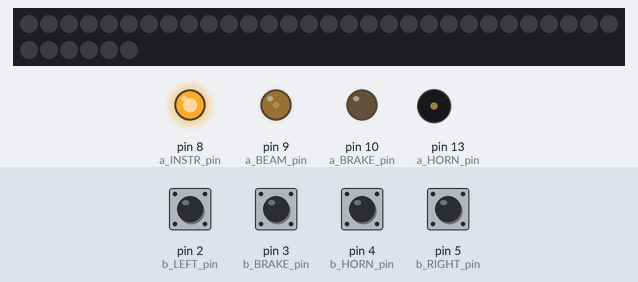
This sketch was run on a simulated Arduino Uno, built with avr-gcc and run on an emulated ATmega328P. Parts: 36 RGB LEDs in strip order, left to right, continuing on the next row, output pins drawn as LEDs (lit = HIGH), buzzer (waves = sounding, pin HIGH). Inputs (shaded band) come from the test bench; at power-on: pin 2 (b_LEFT_pin), pin 3 (b_BRAKE_pin), pin 4 (b_HORN_pin), pin 5 (b_RIGHT_pin) HIGH.

Above: at 1.2 s.
1.3 s: pin 3 (b_BRAKE_pin) pulled LOW for 0.15 s
At 2.7 s:
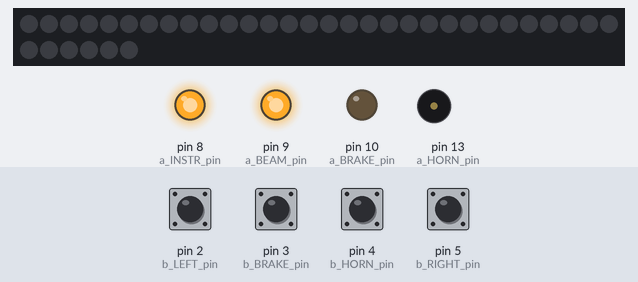
3.0 s: pin 4 (b_HORN_pin) pulled LOW for 0.15 s
At 3.07 s:
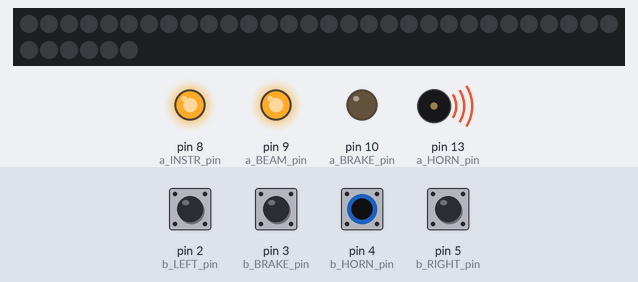
4.6 s: pin 3 (b_BRAKE_pin) pulled LOW for 1 s
At 6.5 s:
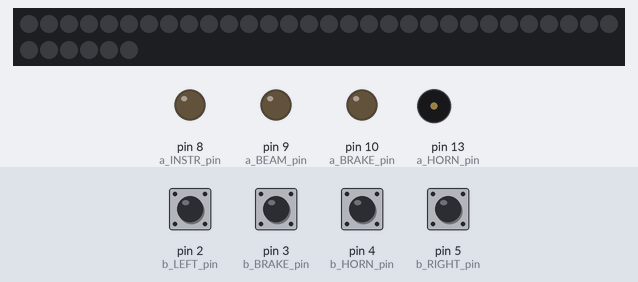
7.1 s: pin 4 (b_HORN_pin) pulled LOW for 1 s
At 7.6 s:
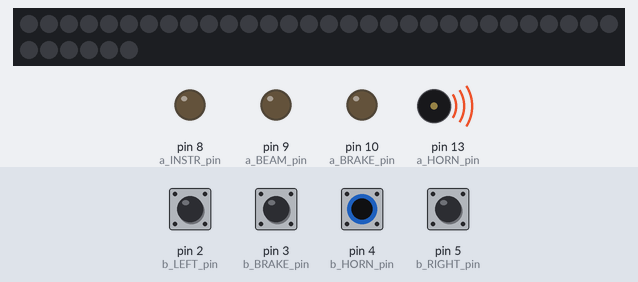
9.6 s: pin 3 (b_BRAKE_pin) pulled LOW for 1 s
At 10.4 s:
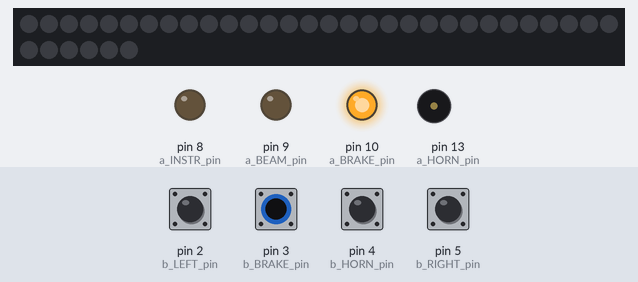
11.2 s: pin 4 (b_HORN_pin) pulled LOW for 0.15 s
At 12.6 s:
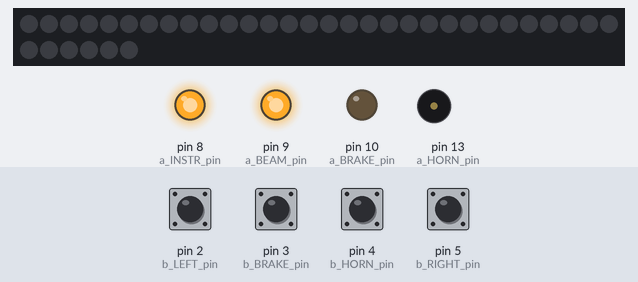
Timing chart, 0 to 13.8 s (numbered marks = the images above; inputs shaded):
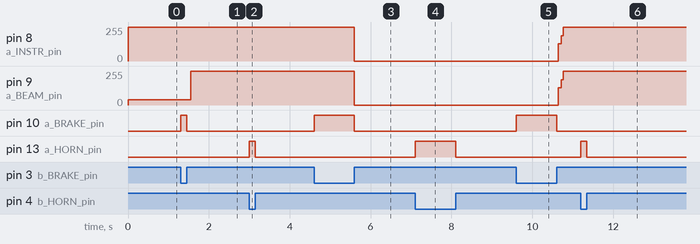

The sketch:

Centrale-moto_old.ino
```cpp
#include <ClickButton.h>
#include <NeoPixelBus.h>
#include <NeoPixelAnimator.h>


// Either COMMODOS or CLICKBUTTONS
//#define MODE COMMODOS

// Either NEOPIXELS or BULBS
#define NEOPIXELS 1

// Adresses of animations indexes (also serves as calling index within DrawTailPixels method)
#define FRONTLEFT 0
#define FRONTRIGHT 1
#define REARLEFT 2
#define REARRIGHT 3
#define TAIL 4

char buf [64];


#pragma region HORN
// ++++++++++++++COMMANDES++++++++++
//---HORN-----
const uint16_t b_HORN_pin = 4;
byte b_HORN_read;

// ++++++++++++++FONCTIONS++++++++++
// -none-

// ++++++++++++++ACTUATORS++++++++++
//---HORN-----
const uint16_t a_HORN_pin = 13;
byte a_HORN_do;
#pragma endregion

#pragma region INSTRUMENTLIGHT
// ++++++++++++++COMMANDES++++++++++
// -none-

// ++++++++++++++FONCTIONS++++++++++
// -none-

// ++++++++++++++ACTUATORS++++++++++
//---INSTR-----
const uint16_t a_INSTR_pin = 8;
byte a_INSTR_do;

#pragma endregion

#pragma region FRONTBEAM
// ++++++++++++++COMMANDES++++++++++
//---BEAM-----
const uint16_t b_BEAM_pin = 3;
ClickButton b_BEAM_cB(b_BEAM_pin, LOW, CLICKBTN_PULLUP);

// ++++++++++++++FONCTIONS++++++++++
//---BEAM---
byte f_BEAM_ON;
byte f_BEAM_HB;

// ++++++++++++++ACTUATORS++++++++++
//---BEAM-----
const uint16_t a_BEAM_pin = 9;
int a_BEAM_do;                // 'int' coz' do is analog
#pragma endregion

#pragma region TAILLIGHT
// ++++++++++++++COMMANDES++++++++++
//---TAIL-----
// const uint16_t a_INSTR_pin = 6;
// byte a_INSTR_do;
//---BRAKE-----
const uint16_t b_BRAKE_pin = 3;
byte b_BRAKE_read;

// ++++++++++++++FONCTIONS++++++++++
// -none-

// ++++++++++++++ACTUATORS++++++++++
//---BRAKE-----
const uint16_t a_BRAKE_pin = 10;
byte a_BRAKE_do;

#pragma endregion

#pragma region TURNSIGNAL
// ++++++++++++++COMMANDES++++++++++
//---LEFT-----
const uint16_t b_LEFT_pin = 2;
ClickButton b_LEFT_cB(b_LEFT_pin, LOW, CLICKBTN_PULLUP);

//---RIGHT-----
const uint16_t b_RIGHT_pin = 5;
ClickButton b_RIGHT_cB(b_RIGHT_pin, LOW, CLICKBTN_PULLUP);

// ++++++++++++++FONCTIONS++++++++++
//---TURN---
byte f_TURN_ONELONGCLICK;
byte f_TURN_WARNINGS;
byte f_TURN_LEFT;
byte f_TURN_BLKNGON;
byte f_blinkingClock;
unsigned long timeStartedBlinking;

// ++++++++++++++ACTUATORS++++++++++
//---LEFT-----
byte a_LEFT_do=0;
byte aff_LEFT_do=0;

//---RIGHT-----
byte a_RIGHT_do=0;
byte aff_RIGHT_do=0;

#if NEOPIXELS == 1

const uint16_t PixelCount = 36; // common number of pixels (real is 12 but 36 allows for cooler animation)
const uint16_t AnimCount = 5; //max 5 anims runnin at the same time (5 equipments)
const uint16_t TailLength = 12; // length of the tail, must be shorter than PixelCount
const float MaxLightness = 0.4f; // max lightness at the head of the tail (0.5f is full bright)
RgbColor color;  //  = RgbColor(255,30,0) --- TODO ----

const uint16_t a_LEFTFRONT_pin = 12;  // data pin for neopixel
//const uint16_t a_RIGHTFRONT_pin = 3;  // data pin for neopixel
//const uint16_t a_LEFTREAR_pin = 11;  // data pin for neopixel
//const uint16_t a_RIGHTREAR_pin = 12;  // data pin for neopixel

//NeoGamma<NeoGammaTableMethod> colorGamma; // for any fade animations, best to correct gamma

NeoPixelBus<NeoGrbFeature, Neo800KbpsMethod> stripLeftFront(PixelCount, a_LEFTFRONT_pin);   // new strip
//NeoPixelBus<NeoGrbFeature, Neo800KbpsMethod> stripRightFront(PixelCount, a_RIGHTFRONT_pin); // new strip
//NeoPixelBus<NeoGrbFeature, Neo800KbpsMethod> stripLeftRear(PixelCount, a_LEFTREAR_pin);   // new strip
//NeoPixelBus<NeoGrbFeature, Neo800KbpsMethod> stripRightRear(PixelCount, a_RIGHTREAR_pin); // new strip

NeoPixelAnimator animations(AnimCount); // NeoPixel animation management object

byte hasFrontLeftStarted = 0;


#else
const uint16_t a_LEFT_pin = 12;
const uint16_t a_RIGHT_pin = 11;
#endif

#pragma endregion

//===============================================================

void setup(){

  Serial.begin(115200);
  #if NEOPIXELS ==1
  setupNeoPixelSignals();
  #endif

  //#if MODE == CLICKBUTTONS
  setupBrakeClickButtons();
  setupHornClickButtons();
  setupBeamClickButtons();
  setupTurnClickButtons();
  //#elif MODE == COMMODOS


  //#endif
}

void loop(){

  BrakeFunction();
  HornFunction();
  BeamFunction();
  TurnFunction();

  UpdateBrake();
  UpdateHorn();
  UpdateBeam();
  UpdateTurn();

  #if NEOPIXELS == 1
  animations.UpdateAnimations();
  ShowAllStrips();
  #endif

}
#pragma region SETUPS
void setupTurnClickButtons(){
  // button(s) (pull_up)
  b_LEFT_cB.debounceTime   = 20;   // Debounce timer in ms
  b_LEFT_cB.multiclickTime = 180;  // Time limit for multi clicks
  b_LEFT_cB.longClickTime  = 1000; // time until "held-down clicks" register

  b_RIGHT_cB.debounceTime   = 20;   // Debounce timer in ms
  b_RIGHT_cB.multiclickTime = 180;  // Time limit for multi clicks
  b_RIGHT_cB.longClickTime  = 1000; // time until "held-down clicks" register

  // Functions
  f_TURN_WARNINGS=0;
  f_TURN_LEFT=0;
  f_TURN_BLKNGON=0;
  timeStartedBlinking=0;

  // actuator
  a_LEFT_do = 0;
  a_RIGHT_do = 0;

  #if NEOPIXELS == 0
  // actuator(s)
  pinMode(a_LEFT_pin, OUTPUT);
  digitalWrite(a_LEFT_pin, a_LEFT_do);
  aff_LEFT_do = 0;
  //           -----
  pinMode(a_RIGHT_pin, OUTPUT);
  analogWrite(a_RIGHT_pin, a_RIGHT_do);
  aff_RIGHT_do = 0;

  #elif NEOPIXELS == 1
  stripLeftFront.Begin();
  //stripRightFront.Begin();
  //stripLeftRear.Begin();
  //stripRightRear.Begin();

  ShowAllStrips();
  #endif
}

void setupBeamClickButtons(){
  // button(s) (pull_up)
  b_BEAM_cB.debounceTime   = 20;   // Debounce timer in ms
  b_BEAM_cB.multiclickTime = 100;  // Time limit for multi clicks
  b_BEAM_cB.longClickTime  = 1000; // time until "held-down clicks" register

  // Functions
  f_BEAM_ON = 1;
  f_BEAM_HB = 0;

  // actuator(s)
  pinMode(a_BEAM_pin, OUTPUT);
  a_BEAM_do = 0;
  analogWrite(a_BEAM_pin, a_BEAM_do);
  //           -----
  pinMode(a_INSTR_pin, OUTPUT);
  a_INSTR_do = 0;
  analogWrite(a_INSTR_pin, a_INSTR_do);
}

void setupBrakeClickButtons(){
  // button(s) (pull_up)
  pinMode(b_BRAKE_pin, INPUT);
  b_BRAKE_read = HIGH;
  digitalWrite(b_BRAKE_pin,b_BRAKE_read);


  // actuator(s)
  pinMode(a_BRAKE_pin, OUTPUT);
  a_BRAKE_do = LOW;
  digitalWrite(a_BRAKE_pin,a_BRAKE_do);

}

void setupHornClickButtons(){
  // button(s) (pull_up)
  pinMode(b_HORN_pin, INPUT);
  b_HORN_read = HIGH;
  digitalWrite(b_HORN_pin, b_HORN_read);


  // actuator(s)
  pinMode(a_HORN_pin, OUTPUT);
  a_HORN_do = LOW;
  digitalWrite(a_HORN_pin, a_HORN_do);

}

#if NEOPIXELS == 1
void setupNeoPixelSignals(){
  color = RgbColor(124,16,0);

  BeginAllStrips();

  ShowAllStrips();

}
#endif

#pragma endregion


#pragma region FUNCTIONS

void TurnFunction(){

  // Update button state
  b_LEFT_cB.Update();
  b_RIGHT_cB.Update();

  // LEFT : deduce command from inputs
  if (b_LEFT_cB.clicks == 1) {
      TurnHandler(1);
  }

  // RIGHT : deduce command from inputs
  else if (b_RIGHT_cB.clicks == 1) {
      TurnHandler(0);
  }

  // BOTH : any did a long click
  if (b_RIGHT_cB.clicks == -1 || b_LEFT_cB.clicks == -1){
      if (f_TURN_ONELONGCLICK){ // Toggle Warnings!
            f_TURN_WARNINGS = !f_TURN_WARNINGS;
            f_TURN_ONELONGCLICK = 0;
            f_TURN_BLKNGON = 0;
      }
      else {
            f_TURN_ONELONGCLICK = 1;
      }
  }

  // Now we have all commands, find what to do
  if (f_TURN_BLKNGON){
        if (f_TURN_LEFT)
        {
            a_LEFT_do=1;
            a_RIGHT_do=0;
        }
        else
        {
            a_LEFT_do=0;
            a_RIGHT_do=1;
        }
  } else if (f_TURN_WARNINGS) {
  a_LEFT_do=1;
  a_RIGHT_do=1;

  } else {
  a_LEFT_do=0;
  a_RIGHT_do=0;
  }
}

void BeamFunction(){

  // Update button state
  b_BEAM_cB.Update();

  // toggle state on click
  if (b_BEAM_cB.clicks == 1) f_BEAM_HB = !f_BEAM_HB;

  // toggle on/off long click
  if (b_BEAM_cB.clicks == -1) f_BEAM_ON = !f_BEAM_ON;

  // THEN if ON: do HB or LB ; else ; turn off
  if (f_BEAM_ON){
        a_INSTR_do = 1;
        if (f_BEAM_HB) a_BEAM_do = 255;
        else a_BEAM_do = 40;
  } else {
        a_INSTR_do = 0;
        a_BEAM_do = 0;
  }

}

void BrakeFunction(){

  // Read input
  b_BRAKE_read = digitalRead(b_BRAKE_pin);

  // Apply rules
  if (b_BRAKE_read == 0)
  {
    a_BRAKE_do=HIGH;
  }
  else
  {
    a_BRAKE_do=LOW;
  }

}

void HornFunction(){

  // Read input
  b_HORN_read = digitalRead(b_HORN_pin);

  // Apply rules
  if (b_HORN_read == 0)
  {
    a_HORN_do=HIGH;
  }
  else
  {
    a_HORN_do=LOW;
  }

}
#pragma endregion


#pragma region UPDATES

void UpdateTurn(){

#if NEOPIXELS == 0
  // Update blink clock
  f_blinkingClock = 1 - ((millis()- timeStartedBlinking)/500)%2; // - timeStartedBlinking)

  // Blink accordingly
  if (a_LEFT_do == a_RIGHT_do) {
        if (!a_LEFT_do){ // equals and LOW
              aff_LEFT_do = 0;
              aff_RIGHT_do = 0;
        } else { // equals ans HIGH
              aff_LEFT_do = f_blinkingClock;
              aff_RIGHT_do = f_blinkingClock;
        }
  } else if (a_LEFT_do) { // Different L HIGH R LOW
        aff_LEFT_do = f_blinkingClock;
        aff_RIGHT_do = 0;
  } else { //diff. %
        aff_LEFT_do = 0;
        aff_RIGHT_do = f_blinkingClock;
  }

  digitalWrite(a_LEFT_pin, aff_LEFT_do);
  digitalWrite(a_RIGHT_pin, aff_RIGHT_do);

#else

if (b_LEFT_cB.clicks == 1) {    // we use the index 0 animation to time how often we rotate all the pixels
    if (animations.IsAnimationActive(FRONTLEFT))  {
        animations.StopAnimation(FRONTLEFT);
        //hasFrontLeftStarted = 0;
        stripLeftFront.ClearTo(RgbColor(0,0,0));
    }

      else {
        DrawTailPixels(stripLeftFront);
        animations.StartAnimation(FRONTLEFT, 120, FrontLeftAnimUpdate);
    }
}

// if (a_LEFT_do){
//     if (!hasFrontLeftStarted){
//         // Start anim
//         Serial.println("Animation starting");
//         animations.StartAnimation(FRONTLEFT, 60, FrontLeftAnimUpdate);
//     } else {
//     }
// } else {
//     if (hasFrontLeftStarted){
//         // Stop anim
//         Serial.println("Animation stopped.");
//         stripLeftFront.ClearTo(RgbColor(0,0,0));
//         hasFrontLeftStarted = 0;
//         animations.StopAnimation(FRONTLEFT);
//     } else {
//     }
// }
#endif
}


void UpdateBeam(){
  // write the do
  analogWrite(a_BEAM_pin,a_BEAM_do);
  digitalWrite(a_INSTR_pin, a_INSTR_do);
}

void UpdateBrake(){
  // write the do
  digitalWrite(a_BRAKE_pin,a_BRAKE_do);
}

void UpdateHorn(){
  // write the do
  digitalWrite(a_HORN_pin,a_HORN_do);
}
#pragma endregion


#pragma region HELPERS

void TurnHandler(byte _leftButton){
  if (_leftButton){
       // we are blinking - command is left
      if (f_TURN_BLKNGON)
      {
            // it was blinking left, toggle off
            if (f_TURN_LEFT)
            {
                  f_TURN_BLKNGON = 0;
            }
            else // it was blinking right, shut down
            {
                  f_TURN_LEFT = 1;
                  timeStartedBlinking = millis(); // new blink cycle
            }

      }
      else // We were not blinking, toggle new blink cycle
      {
            f_TURN_WARNINGS = 0; // in case we were warning
            f_TURN_BLKNGON = 1;
            f_TURN_LEFT = 1;
            timeStartedBlinking = millis(); // new blink cycle
      }
  }
  else
  {
       // we are blinking - command is right
      if (f_TURN_BLKNGON)
      {
            // it was blinking left, switch side
            if (f_TURN_LEFT)
            {
                  f_TURN_LEFT = 0;
                  timeStartedBlinking = millis(); // new blink cycle
            }
            else // it was blinking right, shut down
            {
                  f_TURN_BLKNGON = 0;
            }

      }
      else // We were not blinking, toggle new blink cycle
      {
            f_TURN_WARNINGS = 0; // in case we were warning
            f_TURN_BLKNGON = 1;
            f_TURN_LEFT = 0;
            timeStartedBlinking = millis(); // new blink cycle
      }
  }
}

#if NEOPIXELS == 1

void FrontLeftAnimUpdate(const AnimationParam param)
{

    //if (!hasFrontLeftStarted){
        //hasFrontLeftStarted = 1;
    //}

    if (param.state == AnimationState_Completed){
        //Serial.println("looping animation :) ");
        animations.RestartAnimation(param.index);
        stripLeftFront.RotateRight(1);
    }

    Serial.println(param.progress);

}

void ShowAllStrips(){
    stripLeftFront.Show();}
void BeginAllStrips(){
  stripLeftFront.Begin();}

void DrawTailPixels(NeoPixelBus<NeoGrbFeature, Neo800KbpsMethod> strip){
    //Serial.println("Initialisation des 12 premiers pixels");
    for (uint16_t index = 0; index < strip.PixelCount() && index <= TailLength; index++)
    {
        //RgbColor color = HslColor(hue, 1.0f, MaxLightness);
        strip.SetPixelColor(index, color);
    }
}
#endif

#pragma endregion
```

Measured:
- after the input at 1.3 s, pin 9 (a_BEAM_pin): 40/255 → 255/255 after 0.25 s; pin 10 (a_BRAKE_pin): LOW → HIGH at once, → LOW 0.15 s later
- after the input at 3.0 s, pin 13 (a_HORN_pin): LOW → HIGH at once, → LOW 0.15 s later
- after the input at 4.6 s, pin 8 (a_INSTR_pin), pin 9 (a_BEAM_pin): 255/255 → 0/255 after 1.0 s; pin 10 (a_BRAKE_pin): LOW → HIGH at once, → LOW 1.0 s later
- after the input at 7.1 s, pin 13 (a_HORN_pin): LOW → HIGH at once, → LOW 1.0 s later
- after the input at 9.6 s, pin 8 (a_INSTR_pin), pin 9 (a_BEAM_pin): 0/255 → 128/255 after 1.0 s, → 255/255 0.08 s later; pin 10 (a_BRAKE_pin): LOW → HIGH at once, → LOW 1.0 s later
- after the input at 11.2 s, pin 13 (a_HORN_pin): LOW → HIGH at once, → LOW 0.15 s later
